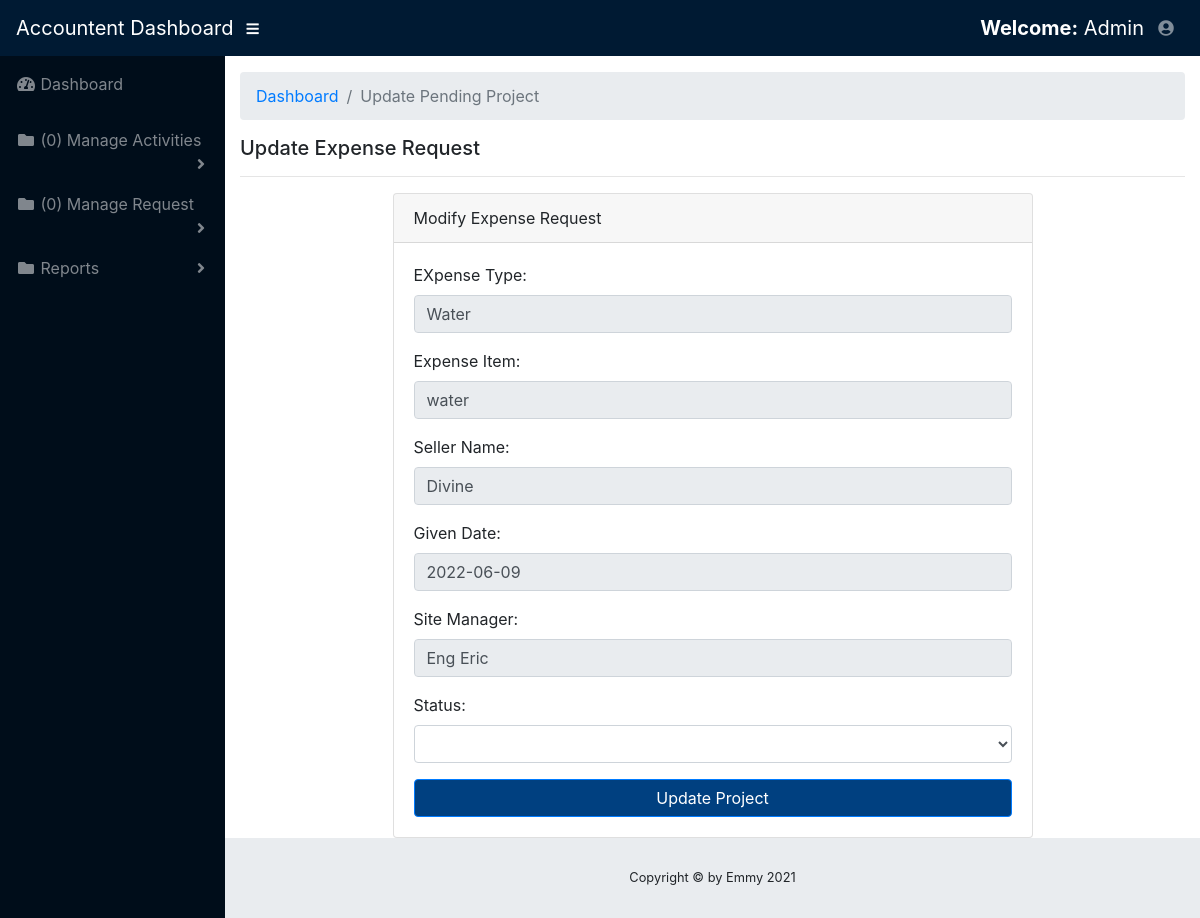
/accountentmanager/editProject_ExpenseRequest.php?id=1 (signed in), run on the app's committed database.
### tables this page shows
CREATE TABLE `expense` (
  `expense_id` int(11) NOT NULL,
  `project_id` int(11) NOT NULL,
  `expense_type` varchar(100) NOT NULL,
  `expense_item` varchar(100) NOT NULL,
  `seller` varchar(100) NOT NULL,
  `date_given` varchar(200) NOT NULL,
  `expense` varchar(200) NOT NULL,
  `requesteby` varchar(100) NOT NULL,
  `accountent` varchar(100) NOT NULL,
  `describe_expense` varchar(255) NOT NULL,
  `done_by` varchar(100) NOT NULL,
  `donestatus` varchar(80) NOT NULL
);

### accountentmanager/editProject_ExpenseRequest.php (the view, shortened to what this page needs)
<?php
if($_SESSION['email']!=""){
?>
<!DOCTYPE html>
<html lang="en">
<head>
  <link href="../vendor/fontawesome-free/css/all.min.css" rel="stylesheet" type="text/css">
  <link href="../vendor/datatables/dataTables.bootstrap4.css" rel="stylesheet">
  <link href="../css/sb-admin.css" rel="stylesheet">
</head>
<body id="page-top">
  <nav class="navbar navbar-expand navbar-dark bg-dark static-top">
     <a class="navbar-brand mr-1" href="homeAccountent.php"> Accountent Dashboard</a>
    <button class="btn btn-link btn-sm text-white order-1 order-sm-0" id="sidebarToggle" href="#">
      <i class="fas fa-bars"></i>
    </button>
    <ul class="navbar-nav ml-auto ml-md-0">
       <a class="navbar-brand mr-1" href="#"><strong>Welcome:</strong> <?php echo $_SESSION["fullname"]; ?></a>
      <li class="nav-item dropdown no-arrow">
        <a class="nav-link dropdown-toggle" href="#" id="userDropdown" role="button" data-toggle="dropdown" aria-haspopup="true" aria-expanded="false">
          <i class="fas fa-user-circle fa-fw"></i>
        </a>
      </li>
    </ul>
  </nav>
  <div id="wrapper">
    <ul class="sidebar navbar-nav">
      <li class="nav-item">
        <a class="nav-link" href="homeAccountent.php">
          <i class="fas fa-fw fa-tachometer-alt"></i>
          <span>Dashboard</span>
        </a>
      </li>
          <li class="nav-item dropdown">
        <a class="nav-link dropdown-toggle" href="#" id="pagesDropdown" role="button" data-toggle="dropdown" aria-haspopup="true" aria-expanded="false">
          <i class="fas fa-fw fa-folder"></i>
             <?php
         $con=mysqli_connect("localhost", "root", "", "expense");
        $count_query = "SELECT * FROM project WHERE project_status='ONPROCCESSING' AND accountentstatus  ='Pending' AND  acountentname='".$_SESSION['email']."' ";
        $query = mysqli_query($con, $count_query);
        $count = mysqli_num_rows($query);
                                           ?>
          <span>(<?php echo $count; ?>) Manage Activities</span>
        </a>
      </li>
      <li class="nav-item dropdown">
        <a class="nav-link dropdown-toggle" href="#" id="pagesDropdown" role="button" data-toggle="dropdown" aria-haspopup="true" aria-expanded="false">
          <i class="fas fa-fw fa-folder"></i>
             <?php
         $con=mysqli_connect("localhost", "root", "", "expense");
        $count_query = "SELECT * FROM expense WHERE donestatus  ='Pending' AND accountent='".$_SESSION['email']."' ";
        $query = mysqli_query($con, $count_query);
        $count = mysqli_num_rows($query);
                                           ?>
          <span>(<?php echo $count; ?>) Manage Request</span>
        </a>
      </li>
            <li class="nav-item dropdown">
        <a class="nav-link dropdown-toggle" href="#" id="pagesDropdown" role="button" data-toggle="dropdown" aria-haspopup="true" aria-expanded="false">
          <i class="fas fa-fw fa-folder"></i>
          <span>Reports</span>
        </a>
      </li>
    </ul>
    <div id="content-wrapper">
      <div class="container-fluid">
        <ol class="breadcrumb">
          <li class="breadcrumb-item">
            <a href="home.php">Dashboard</a>
          </li>
          <li class="breadcrumb-item active">Update Pending Project</li>
        </ol>
        <h5>Update  Expense Request</h5>
        <hr>
        <div class="container">
    <div class="card card-register mx-auto mt-2">
                                         <?php
                                      $conn=mysqli_connect("localhost","root","", "expense") or die(mysql_error());
                                      $ID=$_GET['id'];
                                       ?>
                                          <?php
                                     $query = $conn->query("SELECT * FROM `expense` WHERE `expense_id` ='$ID'") or die(mysqli_error());
                                     $fetch = $query->fetch_array();
                                      ?>
      <div class="card-header">Modify Expense Request</div>
      <div class="card-body">
 <form action="" method="POST">
                  <div class="form-group">
                    <div class="form-row">
                        <div class="col-md">
                      <label for="name">EXpense Type:</label>
                         <input class="form-control input-sm" id="name" name="projectname" value="<?php echo $fetch['expense_type']?>" placeholder=
                            "Project Name" type="text" readonly="">
                      </div>
                    </div>
                  </div>
                  <div class="form-group">
                    <div class="form-row">
                        <div class="col-md">
                      <label for="sdate">Expense Item:</label>
                       <input class="form-control input-sm" id="sdate" name="startdate" value="<?php echo $fetch['expense_item']?>" type="text" readonly="">
                      </div>
                    </div>
                  </div>
                 <div class="form-group">
                    <div class="form-row">
                        <div class="col-md">
                      <label for="edate">Seller Name:</label>
                         <input class="form-control input-sm" id="edate" name="enddate" value="<?php echo $fetch['seller']?>"  type="text" readonly="">
                      </div>
                    </div>
                  </div>
                   <div class="form-group">
                    <div class="form-row">
                        <div class="col-md">
                      <label for="projectcost">Given Date:</label>
                         <input class="form-control input-sm" id="projectcost" name="projectcost" value="<?php echo $fetch['date_given']?>" type="text" readonly="">
                      </div>
                    </div>
                  </div>
                    <div class="form-group">
                    <div class="form-row">
                        <div class="col-md">
                      <label for="projectcost">Site Manager:</label>
                         <input class="form-control input-sm" id="projectcost" name="describeproject" value="<?php echo $fetch['requesteby']?>" type="text" readonly="">
                      </div>
                    </div>
                  </div>
                    <div class="form-group">
                    <div class="form-row">
                        <div class="col-md">
                      <label for="status"> Status:</label>
                       <select class="form-control input-sm" name="status" id="status" required="" >
                        <option></option>
                          <option value="Accountent Accepted">Accountent Accepted</option>
                        </select>
                      </div>
                    </div>
                  </div>
            <button class="btn btn-primary btn-block" name="update_project" type="submit" ><span class="glyphicon glyphicon-floppy-save"></span> Update Project</button>
        </form>
      </div>
    </div>
  </div>
      </div>
      <footer class="sticky-footer">
        <div class="container my-auto">
          <div class="copyright text-center my-auto">
          <span>Copyright © by Emmy 2021</span>
          </div>
        </div>
      </footer>
    </div>
  </div>
</body>
</html>
<?php
}else{
header("location:../index.php");
}
?>

### data on the page
expense: projectname "Water", startdate "water", enddate "Divine", projectcost "2022-06-09", describeproject "Eng Eric"

### other printed values
$_SESSION["fullname"] "Admin"
$count "0"
